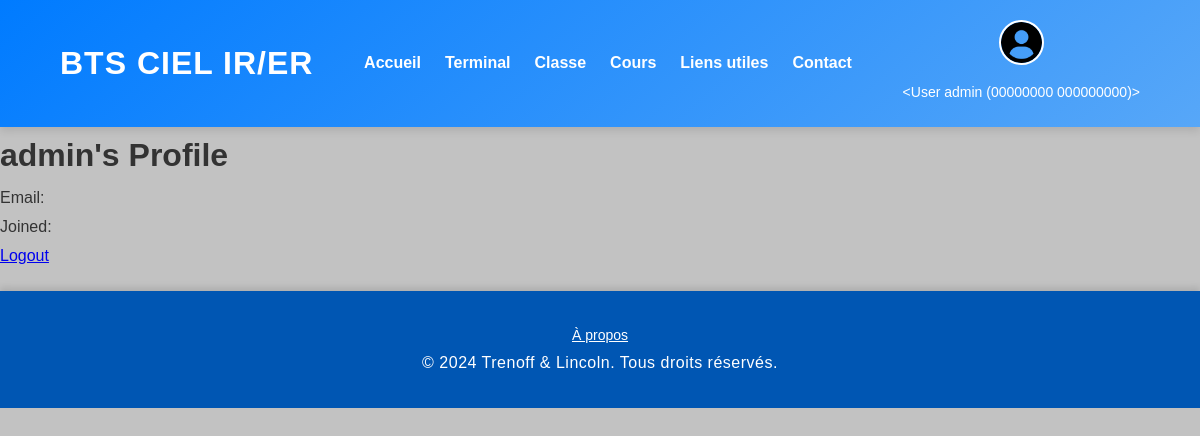
The app's page /user/admin (signed in) with its own data.
### pyfile/config/model.py (models this page shows)
class User(db.Model):
    __bind_key__ = 'bts'
    id = db.Column(db.Integer, primary_key=True, nullable=False)
    date = db.Column(db.Date, nullable=False)
    id_classe = db.Column(db.Integer, db.ForeignKey('classe.id'), nullable=False)  # Foreign key to the Classe table
    username = db.Column(db.String(255), nullable=False)
    firstname = db.Column(db.String(300), nullable=False)
    lastname = db.Column(db.String(300), nullable=False)
    mail = db.Column(db.String(50), nullable=False)
    password = db.Column(db.String(400), nullable=False)
    phoneNumber = db.Column(db.String(100), nullable=False)
    right = db.Column(db.String(100), nullable=False)
    def __repr__(self):
        return f'<User {self.username} ({self.firstname} {self.lastname})>'

### user.py (the view)
@users.route('/user/<username>')
def user(username):
    if 'username' not in session:
        return redirect(url_for('users.login'))
    user = User.query.filter(User.username == username).first()
    if user is None:
        return "User not found", 404  # Gérer le cas où l'utilisateur n'existe pas
    current_user = User.query.filter(User.username == session["username"]).first()
    if current_user:
        print("Current User: ", current_user)
    return render_template('/users/profile.html', user=user, current_user=current_user)

### app.py (called while the page is built)
@app.context_processor
def inject_user():
    user = session.get('username')  # Récupère l'utilisateur depuis la session
    return dict(user=user)

@app.context_processor
def inject_functions():
    return dict(what_day_month=what_day_month)

### templates/users/profile.html (shortened to what this page needs)
{% extends "base.html" %}
{% block content %}
    <h1>{{ user.username }}'s Profile</h1>
    <p>Email: {{ user.email }}</p>
    <p>Joined: {{ user.date_joined }}</p>
    <a href="{{ url_for('users.logout') }}">Logout</a>
  {% endblock %}

### templates/base.html (shortened to what this page needs)
<!DOCTYPE html>
<html lang="fr">
<head>
    <link rel="stylesheet" href="{{ url_for('static', filename='css/base_style.css') }}">
</head>
<body>
    <header>
        <h1>BTS CIEL IR/ER</h1>
        <nav>
            <ul>
                <li><a href="{{ url_for('index') }}">Accueil</a></li>
                <li><a href="{{ url_for('terminal') }}">Terminal</a></li>
                <li><a href="{{ url_for('chat.chat_room') }}">Classe</a></li>
                <li><a href="{{ url_for('learning.learning_redirect') }}">Cours</a></li>
                <li><a href="{{ url_for('utils_link') }}">Liens utiles</a></li>
                <li><a href="{{ url_for('about') }}">Contact</a></li>
            </ul>
        </nav>
        <div id="user">
            {% if user %}
            <div id="user-button">
                <img src="{{ url_for('static', filename='/lib/img/people.jpg') }}" alt="Image de profil">
                <label>{{ user }}</label>
            </div>
            {% else %}
            <button id="register-button">S'inscrire</button>
            <button id="login-button">Se connecter</button>
            {% endif %}
        </div>
    </header>
    <main>
        {% block content %}
        {% endblock %}
    </main>
    <footer>
        <a href="{{ url_for('about') }}">À propos</a>
        <p>&copy; 2024 Trenoff & Lincoln. Tous droits réservés.</p>
    </footer>
</body>
</html>

### static/css/base_style.css (style rules this page uses)
* { margin: 0; padding: 0; box-sizing: border-box; font-family: 'Poppins', sans-serif; }
body { line-height: 1.8; background: #8080807a; color: #333; }
a, button { transition: background-color 0.3s ease, color 0.3s ease; }
header { background: linear-gradient(140deg, #007bff, #57a7f8); color: white; display: flex; justify-content: space-between; align-items: center; padding: 20px 5%; text-align: center; box-shadow: 0 4px 8px rgba(0, 0, 0, 0.1); position: sticky; top: 0; z-index: 1000; }
header h1 { font-family: 'Montserrat', sans-serif; font-size: 2rem; letter-spacing: 1px; font-weight: bold; }
header nav { flex: 1; text-align: center; }
header nav ul { list-style-type: none; display: flex; justify-content: center; gap: 2vw; }
header nav ul li a { color: white; text-decoration: none; font-weight: 600; font-size: 1rem; position: relative; }
header nav ul li a::after { content: ""; position: absolute; width: 0; height: 2px; bottom: -5px; left: 50%; background-color: white; transition: all 0.3s ease; transform: translateX(-50%); }
#user-button { position: relative; display: inline-block; cursor: pointer; text-align: center; }
#user-button img { width: 45px; height: 45px; border-radius: 50%; border: 2px solid white; transition: transform 0.3s ease; }
#user-button label { display: block; margin-top: 5px; font-size: 0.875rem; color: white; font-weight: 500; }
footer { min-height: 100px; text-align: center; padding: 30px 0; background-color: #0056b3; color: white; margin-top: 20px; box-shadow: 0 -4px 6px rgba(0, 0, 0, 0.1); }
footer a { color: white; text-decoration: underline; font-size: 0.875rem; }
footer p { margin: 0; font-size: 1rem; letter-spacing: 0.5px; }
header h1, header nav ul li, #user-button img, footer { animation: fadeIn 0.6s ease; }

### records on screen
User: username+firstname+lastname "<User admin (00000000 000000000)>", username "admin"
